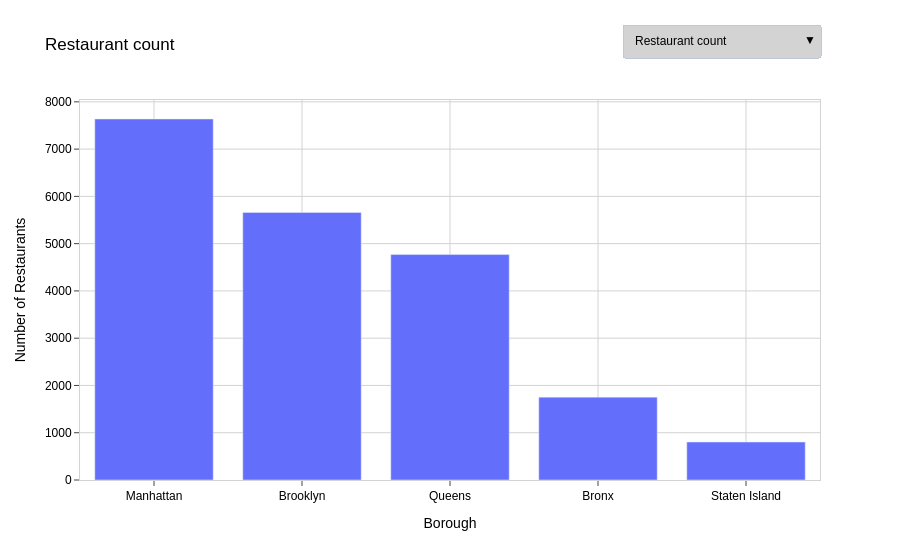

The notebook cell saved with this chart:
### Code cell
# ---------------- Barplots ----------------- #

# Barplots for Restaurant count, Most occurring cuisines, and Most occurring violation codes
fixed_borough_order = ["Manhattan", "Brooklyn", "Queens", "Bronx", "Staten Island"]

borough_counts = borough_counts.reindex(fixed_borough_order).fillna(0)

data_1 = {
    "Restaurant count": {"x": borough_counts.index, "y": borough_counts.values, "x_title": "Borough", "y_title": "Number of Restaurants"},
    "Most occurring cuisines": {"x": type.index, "y": type.values, "x_title": "Types of cuisine", "y_title": "Number of Restaurants"},
    "Most occuring violation codes": {"x": vc_counts['Violation Code'], "y": vc_counts['Count'], "x_title": "Violation Code", "y_title": "Count"},
}

fig = go.Figure()

for i, (name, values) in enumerate(data_1.items()):
    if name == "Most occuring violation codes":
        fig.add_trace(go.Bar(
            x=vc_counts['Violation Code'],
            y=vc_counts['Count'],
            name="Most occuring violation codes",
            visible=False,
            showlegend=False,
            hovertemplate='%{x}: %{customdata[0]}<br>Count: %{y:,}<extra></extra>',
            customdata=vc_counts[['Description']].values
        ))
    else:
        fig.add_trace(go.Bar(
            x=values["x"],
            y=values["y"],
            name=name,
            visible=(i == 0),
            showlegend=False,
            hoverinfo='x+y',
        ))

# -------- Dropdown Menu Buttons --------
buttons_main = []


for i, (name, values) in enumerate(data_1.items()):
    vis = [False] * len(fig.data)
    vis[i] = True
    buttons_main.append(dict(
        label=name,
        method="update",
        args=[
            {"visible": vis},
            {
                "title": f"{name}",
                "xaxis.title.text": values["x_title"],
                "yaxis.title.text": values["y_title"],
                "yaxis.tickformat": "d"
            }
        ]
    ))

# -------- Final Layout --------
fig.update_layout(
    font=dict(
        family="Arial",
        size=12,
        color="black"
    ),
    updatemenus=[
        dict(
            buttons=buttons_main,
            direction="down",
            showactive=True,
            x=1.0,
            xanchor="right",
            y=1.2,
            yanchor="top",
            bgcolor="lightgray"
        )
    ],
    title="Restaurant count",
    xaxis_title=data_1["Restaurant count"]["x_title"],
    yaxis_title=data_1["Restaurant count"]["y_title"],
    plot_bgcolor='white',
    showlegend=False,
    barmode="group"
)

fig.update_xaxes(
    mirror=True,
    ticks='outside',
    showline=True,
    linecolor='lightgrey',
    gridcolor='lightgrey'
)

fig.update_yaxes(
    mirror=True,
    ticks='outside',
    showline=True,
    linecolor='lightgrey',
    gridcolor='lightgrey'
)

fig.show()

#Export to HTML
fig.write_html("barplots.html")

### Figure 1 — Plotly figure (JSON) as saved in the notebook; plotly's stock layout.template omitted (floating-point values rounded to 4 significant figures)
{"data": [{"hoverinfo": "x+y", "name": "Restaurant count", "showlegend": false, "type": "bar", "visible": true, "x": ["Manhattan", "Brooklyn", "Queens", "Bronx", "Staten Island"], "y": [7637, 5660, 4769, 1753, 803]}, {"hoverinfo": "x+y", "name": "Most occurring cuisines", "showlegend": false, "type": "bar", "visible": false, "x": ["American", "Chinese", "Coffee/Tea", "Pizza", "Mexican", "Japanese", "Italian", "Latin American", "Bakery Products/Desserts", "Caribbean"], "y": [4539, 2070, 1965, 1511, 965, 942, 938, 858, 844, 693]}, {"customdata": [["Unsanitary or inaccessible surface."], ["Pest-conducive conditions present."], ["Unsanitized food surface."], ["TCS food held above safe temperature."], ["Improper waste or drainage system."], ["Mice or signs of mice present."], ["Contamination risk to food/equipment."], ["Hot food below 140ºF."], ["FRSA flies or pests present."], ["No certified food supervisor."]], "hovertemplate": "%{x}: %{customdata[0]}<br>Count: %{y:,}<extra></extra>", "name": "Most occuring violation codes", "showlegend": false, "type": "bar", "visible": false, "x": ["10F", "08A", "06D", "02G", "10B", "04L", "06C", "02B", "04N", "04A"], "y": [32818, 23588, 15411, 14551, 14095, 13841, 13651, 12299, 10282, 6599]}], "layout": {"barmode": "group", "font": {"color": "black", "family": "Arial", "size": 12}, "plot_bgcolor": "white", "showlegend": false, "title": {"text": "Restaurant count"}, "updatemenus": [{"bgcolor": "lightgray", "buttons": [{"args": [{"visible": [true, false, false]}, {"title": "Restaurant count", "xaxis.title.text": "Borough", "yaxis.tickformat": "d", "yaxis.title.text": "Number of Restaurants"}], "label": "Restaurant count", "method": "update"}, {"args": [{"visible": [false, true, false]}, {"title": "Most occurring cuisines", "xaxis.title.text": "Types of cuisine", "yaxis.tickformat": "d", "yaxis.title.text": "Number of Restaurants"}], "label": "Most occurring cuisines", "method": "update"}, {"args": [{"visible": [false, false, true]}, {"title": "Most occuring violation codes", "xaxis.title.text": "Violation Code", "yaxis.tickformat": "d", "yaxis.title.text": "Count"}], "label": "Most occuring violation codes", "method": "update"}], "direction": "down", "showactive": true, "x": 1, "xanchor": "right", "y": 1.2, "yanchor": "top"}], "xaxis": {"gridcolor": "lightgrey", "linecolor": "lightgrey", "mirror": true, "showline": true, "ticks": "outside", "title": {"text": "Borough"}}, "yaxis": {"gridcolor": "lightgrey", "linecolor": "lightgrey", "mirror": true, "showline": true, "ticks": "outside", "title": {"text": "Number of Restaurants"}}}}
